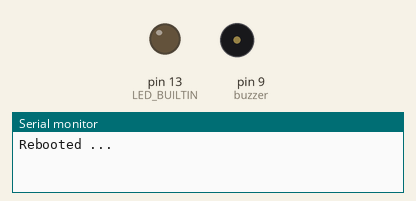
Simulated run of this program. Board: Arduino Pro Mini, built with avr-gcc and run on an emulated ATmega328P. Parts: output pins drawn as LEDs (lit = HIGH), buzzer (waves = sounding, pin HIGH), the last lines printed to the serial monitor. Sleep ends after the set time or at an interrupt; pins used as bus, display or sensor lines are not drawn.

Above: at 0.1 s.
At 10.91 s:
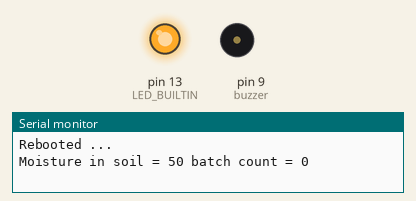
Timing chart, 0 to 12.5 s (numbered marks = the images above):
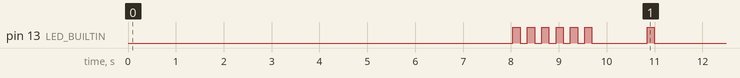

Measured:
- by itself, pin 13 (LED_BUILTIN): goes 5 × (HIGH 0.15 s, LOW 0.15 s), HIGH 0.15 s, LOW 1.2 s, HIGH 0.15 s, then LOW

The program:

main.cpp
```cpp
#include <Arduino.h>
#include <avr/sleep.h>
#include <avr/wdt.h>
#include <avr/power.h>
// #include <Adafruit_GFX.h>
// #include <Adafruit_PCD8544.h>

const byte LED = LED_BUILTIN;

const byte sensorPin = 10;
const byte buzzer = 9;
int analog_value;
int moisture;
volatile int count = 0; // counter
const unsigned long DAY_SEC = 86400;
const unsigned long HOUR_SEC = 3600;
const unsigned int CYCLE_SEC = 8;
const unsigned long HOUR_CYCLE = HOUR_SEC / CYCLE_SEC - 1; // one cycle is used to measure the moisture
const unsigned long DAY_CYCLE  = (DAY_SEC / CYCLE_SEC) - 24; // onece a day tone the the piezo speaker

//const unsigned long HOUR_CYCLE = 3;
//const unsigned long DAY_CYCLE  = 6;


// LCD 5110 Software SPI (slower updates, more flexible pin options):
// D5 - Serial clock out (SCLK)
// D7 - Serial data out (DIN)
// D2 - Data/Command select (D/C)
// D8 - LCD chip select (CS)
// D0 - LCD reset (RST)
//int8_t DC, int8_t CS, int8_t RST
//Adafruit_PCD8544 display = Adafruit_PCD8544(D2, D8, D0);

//int8_t SCLK, int8_t DIN, int8_t DC, int8_t CS, int8_t RST
//Adafruit_PCD8544 display = Adafruit_PCD8544(7, 6, 5, 4, 3);

//int8_t DC, int8_t CS, int8_t RST
// Adafruit_PCD8544 display = Adafruit_PCD8544(5, 4, 3);


void blinkNumber(int a)
{
  int firstDigit = a % 10;
  int secondDigit = (a / 10);
  for (int i = 0; i <= secondDigit; i++)
  {
    digitalWrite(LED_BUILTIN, HIGH);
    delay(150);
    digitalWrite(LED_BUILTIN, LOW);
    delay(150);
  }
  delay(1000);

  for (int i = 0; i <= firstDigit; i++)
  {
    digitalWrite(LED_BUILTIN, HIGH);
    delay(150);
    digitalWrite(LED_BUILTIN, LOW);
    delay(150);
  }
}

void readMoistureSensor()
{
  // Serial.println("Reading soil moisture");

  digitalWrite(sensorPin, HIGH);
  delay(8 * 1000);
  // {
  //   digitalWrite(buzzPositive, HIGH);
  //   digitalWrite(buzzNegative, LOW);
  //   delay(5 * 1000);
  //   digitalWrite(buzzPositive, LOW);
  //   digitalWrite(buzzNegative, LOW);
  // }
  // else
  // {
  //   digitalWrite(buzzPositive, LOW);
  //   digitalWrite(buzzNegative, LOW);
  // }
  analog_value = analogRead(A0);
  digitalWrite(sensorPin, LOW);
  moisture = map(analog_value, 0, 1023, 0, 100);
  moisture = 100 - moisture;
  // display.clearDisplay();
	// // Dump debug info about the card; PICC_HaltA() is automatically called
	// display.setCursor(0,0);
  // display.println("Moisture in ");
  // display.print("soil=");
  // display.println(moisture);
  // display.print("\nCycle=");
  // display.println(count);
  // display.display();

  Serial.print("Moisture in soil = ");
  Serial.print(moisture);
  Serial.print(" batch count = ");
  Serial.println(count);
  Serial.flush();

  if (moisture < 50 && count % DAY_CYCLE == 0 )
  {
    tone(buzzer, 1000); // Send 1KHz sound signal...
    delay(1000);        // ...for 1 sec
    noTone(buzzer);     // Stop sound...
  }

  blinkNumber(moisture);
}

// watchdog interrupt
ISR(WDT_vect)
{
  wdt_disable(); // disable watchdog
} // end of WDT_vect

void sleepNow()
{
  // this method is based on http://www.gammon.com.au/power
  // also on https://ww1.microchip.com/downloads/en/DeviceDoc/Atmel-7810-Automotive-Microcontrollers-ATmega328P_Datasheet.pdf (page 35)
  // disable ADC
  //byte adcsra_save = ADCSRA;
  ADCSRA = 0;
  power_all_disable();

  // clear various "reset" flags
  MCUSR = 0;
  // allow changes, disable reset
  WDTCSR = bit(WDCE) | bit(WDE);
  // set interrupt mode and an interval
  WDTCSR = bit(WDIE) | bit(WDP3) | bit(WDP0); // set WDIE, and 8 seconds delay
  wdt_reset();                                // pat the dog

  set_sleep_mode(SLEEP_MODE_PWR_DOWN);
  noInterrupts(); // timed sequence follows
  sleep_enable();

  // turn off brown-out enable in software
  MCUCR = bit(BODS) | bit(BODSE);
  MCUCR = bit(BODS);
  interrupts(); // guarantees next instruction executed
  sleep_cpu();

  // cancel sleep as a precaution
  sleep_disable();
  // ADCSRA = adcsra_save;  // stop power reduction
  power_all_enable(); // turn on all modules
}

void setup()
{
  count = 0;
  Serial.begin(9600);
  Serial.println("Rebooted ... ");
  pinMode(LED_BUILTIN, OUTPUT);
  digitalWrite(LED_BUILTIN, LOW);
  pinMode(sensorPin, OUTPUT);
  digitalWrite(sensorPin, LOW);
  pinMode(buzzer, OUTPUT);
  digitalWrite(buzzer, LOW);
  // display.begin();
	// display.setContrast(50);

	// display.clearDisplay();
	// // text display tests
	// display.setRotation(2);
	// display.setTextSize(1);
	// display.setTextColor(BLACK);
	// display.setCursor(0,0);
	// display.println("\n\nRebooted ... \n\n\n");
	// display.display();

}

void loop()
{

  if (count % HOUR_CYCLE == 0)
  {
    readMoistureSensor();
  }
  count++;

  sleepNow();

} // end of loop
```
